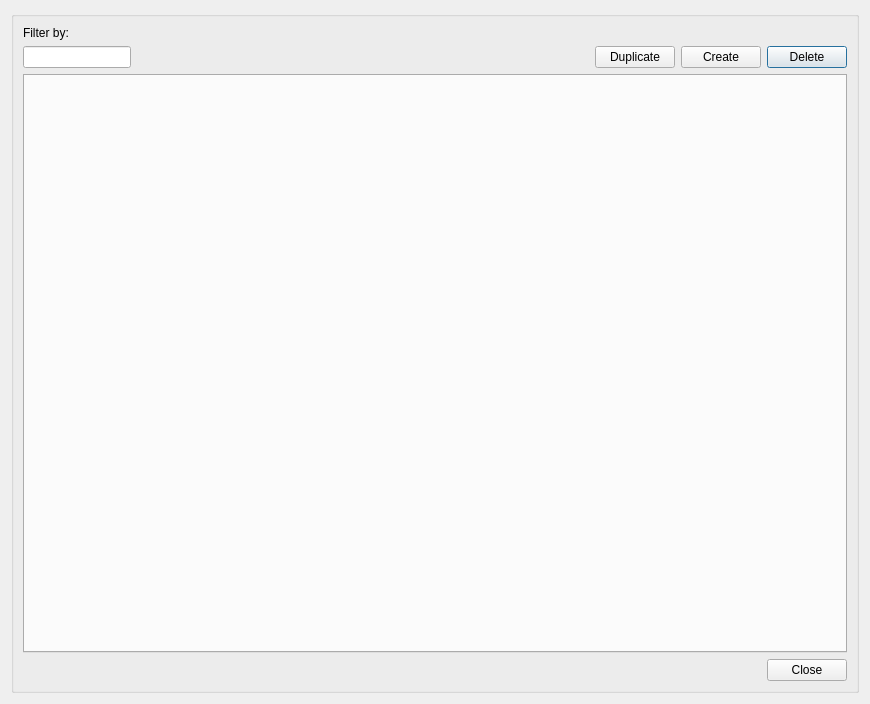
<?xml version="1.0" encoding="UTF-8"?>
<ui version="4.0">
 <class>dlg_nonvisual_manager</class>
 <widget class="QDialog" name="dlg_nonvisual_manager">
  <property name="geometry">
   <rect>
    <x>0</x>
    <y>0</y>
    <width>870</width>
    <height>704</height>
   </rect>
  </property>
  <property name="windowTitle">
   <string>Non-Visual Objects Manager</string>
  </property>
  <layout class="QGridLayout" name="gridLayout_2">
   <item row="0" column="0">
    <widget class="QGroupBox" name="groupBox">
     <property name="sizePolicy">
      <sizepolicy hsizetype="MinimumExpanding" vsizetype="Preferred">
       <horstretch>0</horstretch>
       <verstretch>0</verstretch>
      </sizepolicy>
     </property>
     <property name="title">
      <string/>
     </property>
     <layout class="QGridLayout" name="gridLayout_3">
      <item row="1" column="4">
       <widget class="QPushButton" name="btn_delete">
        <property name="sizePolicy">
         <sizepolicy hsizetype="Fixed" vsizetype="Fixed">
          <horstretch>0</horstretch>
          <verstretch>0</verstretch>
         </sizepolicy>
        </property>
        <property name="text">
         <string>Delete</string>
        </property>
       </widget>
      </item>
      <item row="1" column="2">
       <widget class="QPushButton" name="btn_duplicate">
        <property name="sizePolicy">
         <sizepolicy hsizetype="Fixed" vsizetype="Fixed">
          <horstretch>0</horstretch>
          <verstretch>0</verstretch>
         </sizepolicy>
        </property>
        <property name="text">
         <string>Duplicate</string>
        </property>
       </widget>
      </item>
      <item row="1" column="1">
       <spacer name="horizontalSpacer_2">
        <property name="orientation">
         <enum>Qt::Horizontal</enum>
        </property>
        <property name="sizeHint" stdset="0">
         <size>
          <width>80</width>
          <height>20</height>
         </size>
        </property>
       </spacer>
      </item>
      <item row="1" column="0">
       <widget class="QLineEdit" name="txt_filter">
        <property name="sizePolicy">
         <sizepolicy hsizetype="Fixed" vsizetype="Fixed">
          <horstretch>0</horstretch>
          <verstretch>0</verstretch>
         </sizepolicy>
        </property>
        <property name="text">
         <string/>
        </property>
       </widget>
      </item>
      <item row="1" column="3">
       <widget class="QPushButton" name="btn_create">
        <property name="sizePolicy">
         <sizepolicy hsizetype="Fixed" vsizetype="Fixed">
          <horstretch>0</horstretch>
          <verstretch>0</verstretch>
         </sizepolicy>
        </property>
        <property name="text">
         <string>Create</string>
        </property>
       </widget>
      </item>
      <item row="2" column="0" colspan="5">
       <widget class="QTabWidget" name="main_tab">
        <property name="sizePolicy">
         <sizepolicy hsizetype="Expanding" vsizetype="Expanding">
          <horstretch>0</horstretch>
          <verstretch>0</verstretch>
         </sizepolicy>
        </property>
        <property name="currentIndex">
         <number>-1</number>
        </property>
       </widget>
      </item>
      <item row="0" column="0">
       <widget class="QLabel" name="lbl_filter">
        <property name="text">
         <string>Filter by:</string>
        </property>
       </widget>
      </item>
      <item row="3" column="0" colspan="5">
       <layout class="QGridLayout" name="lyt_buttons">
        <item row="0" column="0">
         <spacer name="horizontalSpacer">
          <property name="orientation">
           <enum>Qt::Horizontal</enum>
          </property>
          <property name="sizeHint" stdset="0">
           <size>
            <width>40</width>
            <height>20</height>
           </size>
          </property>
         </spacer>
        </item>
        <item row="0" column="1">
         <widget class="QPushButton" name="btn_cancel">
          <property name="text">
           <string>Close</string>
          </property>
         </widget>
        </item>
       </layout>
      </item>
     </layout>
    </widget>
   </item>
  </layout>
 </widget>
 <tabstops>
  <tabstop>txt_filter</tabstop>
  <tabstop>btn_duplicate</tabstop>
  <tabstop>btn_delete</tabstop>
 </tabstops>
 <resources/>
 <connections/>
</ui>
